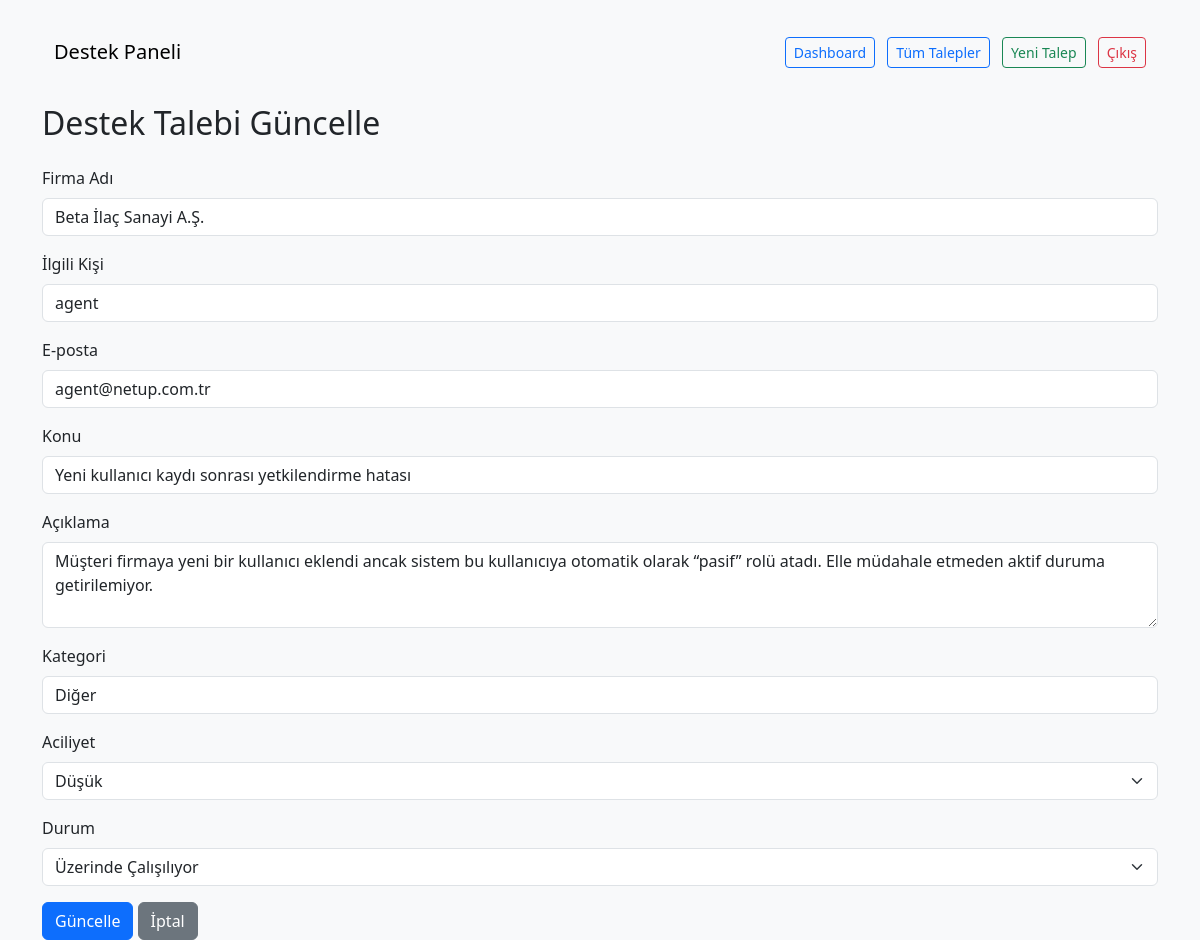
Page /ticket/admin/tickets/edit/6 (signed in) on the earlier database version.
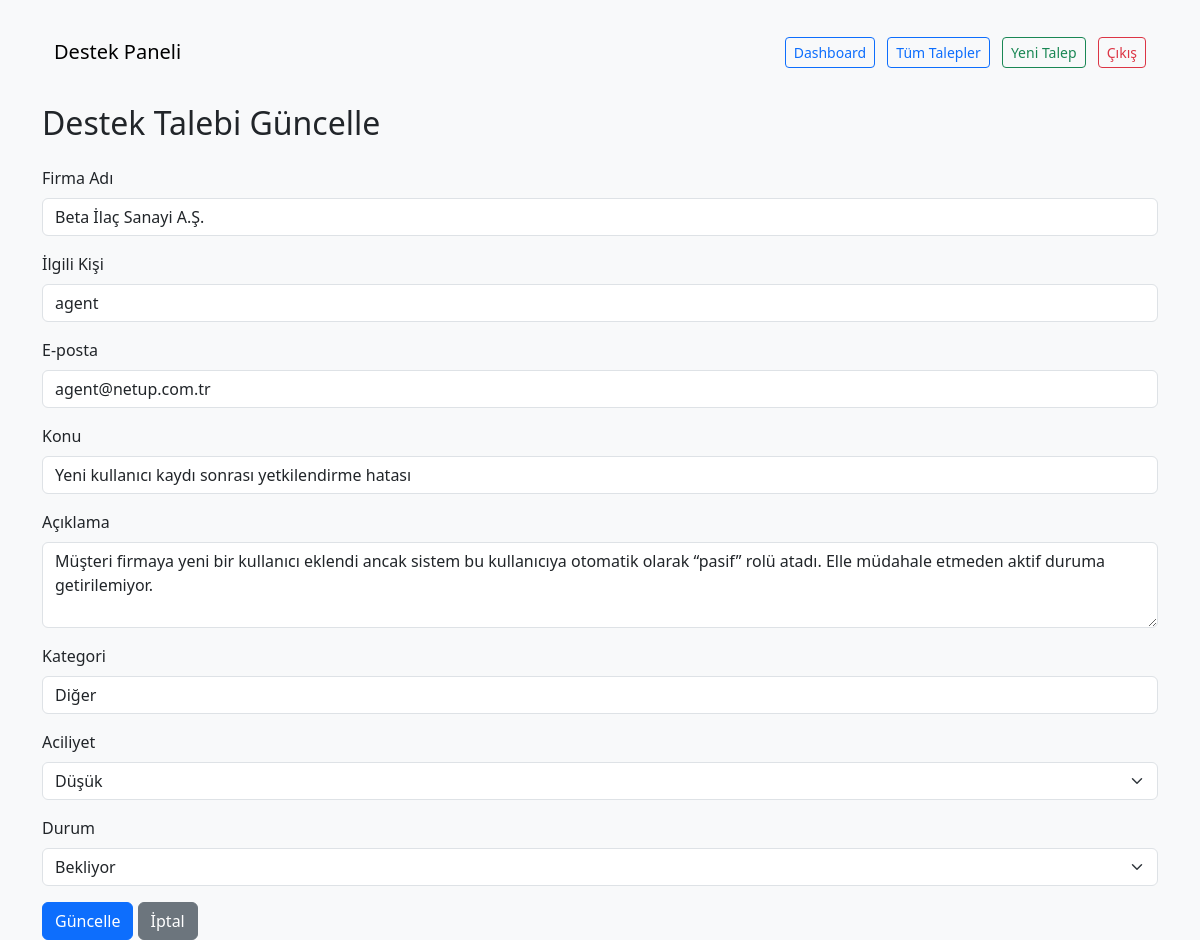
Same page on the later database version.
### app/models.py (models this page shows)
class Ticket(db.Model):
    id = db.Column(db.Integer, primary_key=True)
    company_name = db.Column(db.String(128), nullable=False)
    contact_name = db.Column(db.String(64), nullable=False)
    email = db.Column(db.String(120), nullable=False)
    title = db.Column(db.String(128), nullable=False)
    description = db.Column(db.Text, nullable=False)
    category = db.Column(db.String(64))
    priority = db.Column(db.String(16))
    status = db.Column(db.String(32), default="Bekliyor")
    created_at = db.Column(db.DateTime, default=datetime.utcnow)
    resolved_at = db.Column(db.DateTime)
    assigned_to = db.Column(db.Integer, db.ForeignKey('user.id'))

### app/routes/tickets.py (the view, shortened to what this page needs)
@bp.route('/admin/tickets/edit/<int:id>', methods=['GET', 'POST'])
@login_required
@admin_required
def edit_ticket(id):
    ticket = Ticket.query.get_or_404(id)
    check_permission(ticket)
    return render_template('edit_ticket.html', ticket=ticket)

### app/__init__.py (called while the page is built)
def create_app():
    app = Flask(__name__)
    app.config.from_object('config.Config')
    db.init_app(app)
    migrate.init_app(app, db)
    login_manager.init_app(app)
    login_manager.login_view = 'auth.login'  # Giriş yapılmadıysa yönlendirilecek sayfa
    @login_manager.user_loader
    def load_user(user_id):
        return User.query.get(int(user_id))
    from .routes import tickets
    from .routes import auth
    app.register_blueprint(tickets.bp)
    app.register_blueprint(auth.bp)
    @app.errorhandler(403)
    def forbidden(e):
        return render_template('403.html'), 403
    return app

### app/routes/tickets.py (called while the page is built)
def check_permission(ticket):
    if current_user.role == 'admin':
        return  # Her şeye erişebilir
    if current_user.role == 'agent' and ticket.contact_name == current_user.username:
        return  # Sadece kendi talebine erişebilir
    abort(403)  # Diğer durumlarda erişim reddedilir

def admin_required(f):
    @wraps(f)
    def decorated_function(*args, **kwargs):
        if not current_user.is_authenticated or current_user.role != 'admin':
            abort(403)
        return f(*args, **kwargs)
    return decorated_function

### app/templates/edit_ticket.html (shortened to what this page needs)
{% extends "base.html" %}
{% block content %}
<h2 class="mb-4">Destek Talebi Güncelle</h2>
<form method="POST">
    <div class="mb-3">
        <label class="form-label">Firma Adı</label>
        <input type="text" name="company_name" class="form-control" value="{{ ticket.company_name }}" required>
    </div>
    <div class="mb-3">
        <label class="form-label">İlgili Kişi</label>
        <input type="text" name="contact_name" class="form-control" value="{{ ticket.contact_name }}" required>
    </div>
    <div class="mb-3">
        <label class="form-label">E-posta</label>
        <input type="email" name="email" class="form-control" value="{{ ticket.email }}">
    </div>
    <div class="mb-3">
        <label class="form-label">Konu</label>
        <input type="text" name="title" class="form-control" value="{{ ticket.title }}" required>
    </div>
    <div class="mb-3">
        <label class="form-label">Açıklama</label>
        <textarea name="description" class="form-control" rows="3">{{ ticket.description }}</textarea>
    </div>
    <div class="mb-3">
        <label class="form-label">Kategori</label>
        <input type="text" name="category" class="form-control" value="{{ ticket.category }}">
    </div>
    <div class="mb-3">
        <label class="form-label">Aciliyet</label>
        <select name="priority" class="form-select">
            <option value="Düşük" {% if ticket.priority == 'Düşük' %}selected{% endif %}>Düşük</option>
        </select>
    </div>
    <div class="mb-3">
        <label class="form-label">Durum</label>
        <select name="status" class="form-select">
            <option value="Bekliyor" {% if ticket.status == 'Bekliyor' %}selected{% endif %}>Bekliyor</option>
            <option value="Üzerinde Çalışılıyor" {% if ticket.status == 'Üzerinde Çalışılıyor' %}selected{% endif %}>Üzerinde Çalışılıyor</option>
        </select>
    </div>
    <button type="submit" class="btn btn-primary">Güncelle</button>
    <a href="{{ url_for('tickets.list_tickets') }}" class="btn btn-secondary">İptal</a>
</form>
{% endblock %}

Differences in the rows shown:
changed Ticket "Beta İlaç Sanayi A.Ş.": status "Üzerinde Çalışılıyor" → "Bekliyor"
